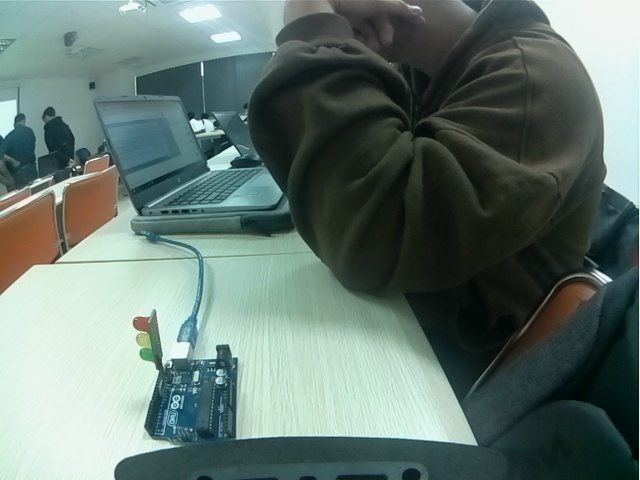
#> input picture dataset/image_0.jpg, 640 x 480 px, given in place of the camera
$ python opencv.py
#> lines starting #> are read from the running program, lines starting #| are printed output that depends on the picture; after the words box and inside, x2 and y2 are one past the last pixel; in counts of white or black regions, pixels touching at a corner belong together
import cv2
import numpy as np

# Create a VideoCapture object
cap = cv2.VideoCapture(0)

while True:
    # Read a frame from the video capture
    ret, frame = cap.read()
#> frame is the input picture: shape (480, 640, 3); mean B, G, R 112, 118.6, 99.9

    # Convert frame to HSV color space
    hsv = cv2.cvtColor(frame, cv2.COLOR_BGR2HSV)
#> hsv: shape (480, 640, 3); mean H, S, V 73.6, 67.8, 120.6

    # Define color ranges for red, yellow, and green
    lower_red = np.array([0, 100, 100])
    upper_red = np.array([10, 255, 255])

    lower_yellow = np.array([20, 100, 100])
    upper_yellow = np.array([30, 255, 255])

    lower_green = np.array([40, 100, 100])
    upper_green = np.array([80, 255, 255])

    # Threshold the image to detect specific colors
    mask_red = cv2.inRange(hsv, lower_red, upper_red)
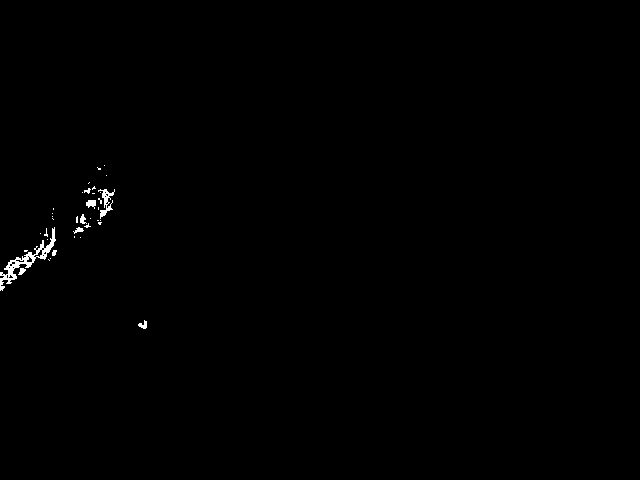
#> mask_red: shape (480, 640); 0.38% white; 37 white regions (28 under 20 px), largest, box (x1, y1, x2, y2) and area: (0, 227, 56, 291) 608, (98, 189, 115, 219) 181, (86, 200, 96, 209) 63
    mask_yellow = cv2.inRange(hsv, lower_yellow, upper_yellow)
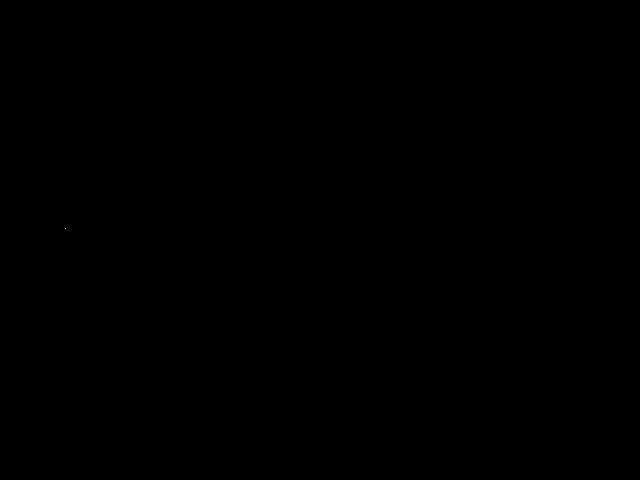
#> mask_yellow: shape (480, 640); 0% white in thin lines or dots, all inside (x1, y1, x2, y2) = (65, 228, 66, 229)
    mask_green = cv2.inRange(hsv, lower_green, upper_green)
#> mask_green: shape (480, 640); 0.04% white; 2 white regions (1 under 20 px), largest, box (x1, y1, x2, y2) and area: (141, 348, 156, 360) 111

    # Combine masks to get the final mask
    final_mask = mask_red + mask_yellow + mask_green
#> final_mask: shape (480, 640); 0.42% white; 40 white regions (30 under 20 px)

    # Find contours in the final mask
    contours, _ = cv2.findContours(final_mask, cv2.RETR_EXTERNAL, cv2.CHAIN_APPROX_SIMPLE)
#> contours = 40 contours, 32 with area under 20; largest, box (x1, y1, x2, y2) and area: (0, 227, 56, 291) 549, (98, 189, 115, 219) 126, (141, 348, 156, 360) 90, (86, 200, 96, 209) 46, (138, 320, 147, 329) 31, (80, 214, 87, 224) 27, (18, 268, 26, 275) 24, (73, 227, 84, 234) 24

    # Analyze contours to determine the color
    for contour in contours:
        area = cv2.contourArea(contour)
        if area > 100:  # Adjust the minimum contour area based on your requirement
            x, y, w, h = cv2.boundingRect(contour)
            roi_hsv = hsv[y:y + h, x:x + w]

            # Calculate mean hue value within the contour
            mean_hue = np.mean(roi_hsv[:, :, 0])

            # Determine color based on mean hue value
            if 0 <= mean_hue <= 10 or 160 <= mean_hue <= 180:
                color = "Red"
            elif 20 <= mean_hue <= 40:
                color = "Yellow"
            elif 60 <= mean_hue <= 80:
                color = "Green"
            else:
                color = "Unknown"

            # Draw color label on the traffic light
            cv2.putText(frame, color, (x, y - 10), cv2.FONT_HERSHEY_SIMPLEX, 0.5, (0, 255, 0), 2)
#> this loop made 40 passes
#> (area, x, y, w, h, mean_hue, color) on passes 16, 34: (549, 0, 227, 56, 64, 24.25, 'Yellow'), (125.5, 98, 189, 17, 30, 11.05, 'Unknown')
#> area on passes 1, 3, 4, 15, 25, 29: 90, 31, 23.5, 23.5, 27, 46
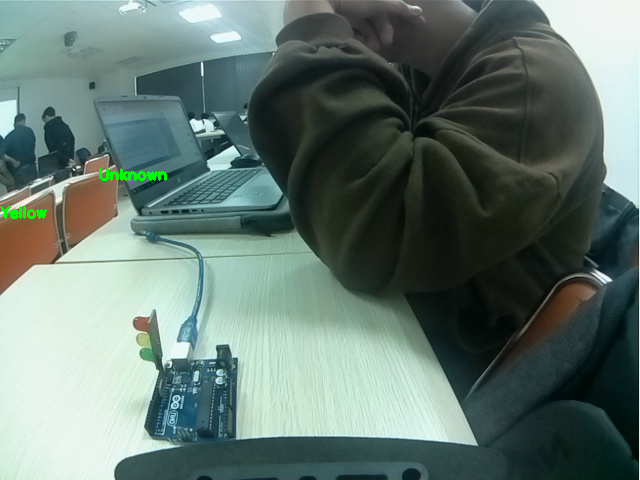
#> frame: shape (480, 640, 3); 0.26% of pixels changed, all inside (x1, y1, x2, y2) = (0, 168, 167, 219)

    # Display the output frame with detected traffic lights
    cv2.imshow('Traffic Lights Detection', frame)

    # Break the loop if 'q' key is pressed
    if cv2.waitKey(1) & 0xFF == ord('q'):
#> (key q is pressed here)
        break

# Release the VideoCapture and close all windows
cap.release()
cv2.destroyAllWindows()
